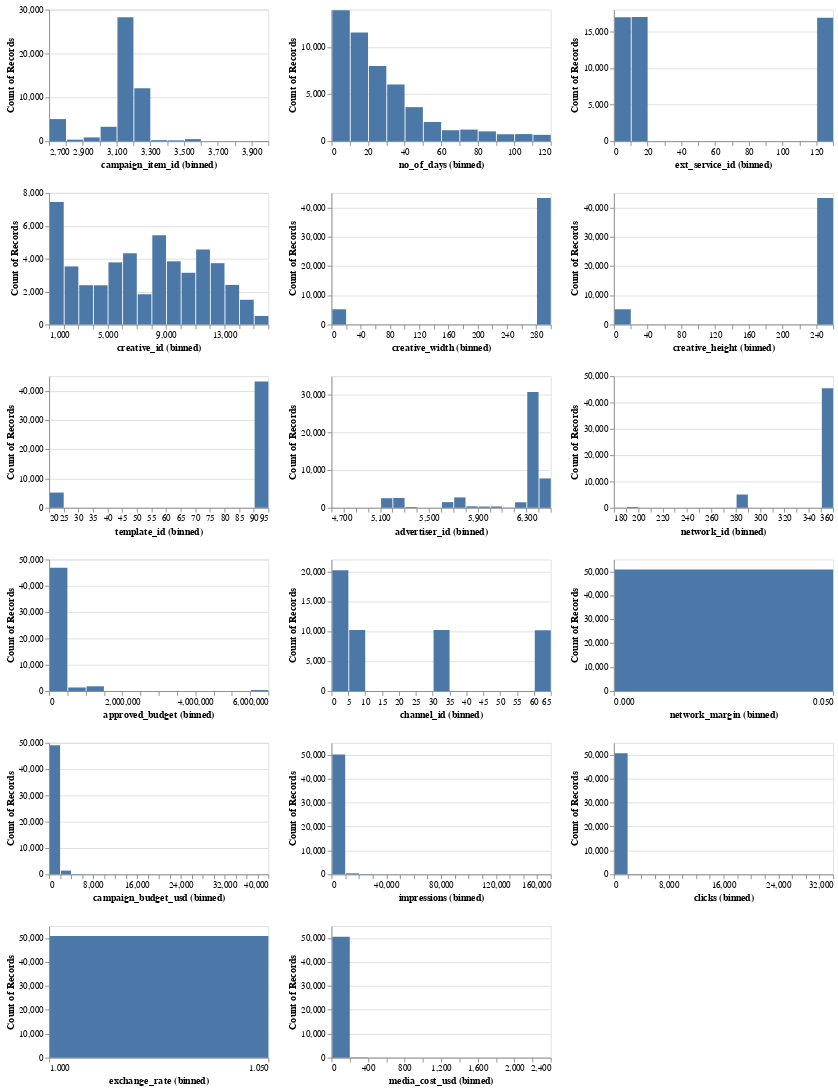

The notebook cell this image was saved under:
### Markdown cell above
### Distributions

### Code cell
import altair as alt
import vegafusion
alt.data_transformers.enable("vegafusion")


numeric_cols = train_df.select_dtypes("number").columns.tolist()
numeric_cols_dist = alt.Chart(train_df).mark_bar().encode(
    alt.X(alt.repeat(), type = "quantitative", bin = alt.Bin(maxbins = 20)),
    y ="count()",
).properties(
        width = 250,
        height = 150
).repeat(
    numeric_cols,
    columns = 3
)

numeric_cols_dist
